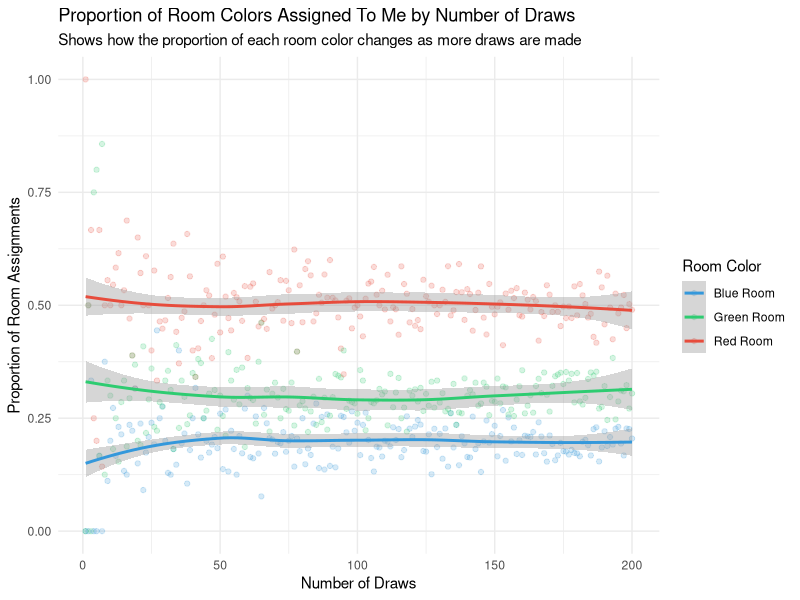

Generate this figure with R:
## ---- chunk 1
library(tidyverse)
## ---- chunk 2
room_pref <- function(red_p, blue_p, green_p) {
  dorms <- c("red", "blue", "green")
  prob <- c(red_p, blue_p, green_p)
  sample(dorms, size = 3, replace = FALSE, prob = prob)
}
## ---- chunk 3
room_assign_helper <- function(color_pref, room_occ, r_rooms, b_rooms, g_rooms) {
  # Assigning occupancy
  r_occ <- room_occ[[1]]
  b_occ <- room_occ[[2]]
  g_occ <- room_occ[[3]]

  if (color_pref == "red") {
    if (r_rooms < r_occ) {
      return("red")
    } else {
      return("no")
    }
  }
  
  if (color_pref == "blue") {
    if (b_rooms < b_occ) {
      return("blue")
    } else {
      return("no")
    }
  }
  
  if (color_pref == "green") {
    if (g_rooms < g_occ) {
      return("green")
    } else {
      return("no")
    }
  }
}
## ---- chunk 4
room_assignment <- function(pref_order, room_occ, r_rooms, b_rooms, g_rooms) {
  
  first_pref <- room_assign_helper(pref_order[[1]], room_occ, r_rooms, b_rooms, g_rooms)
  
  if  (first_pref != "no") {
    return(first_pref)
  }
  
  secon_pref <- room_assign_helper(pref_order[[2]], room_occ, r_rooms, b_rooms, g_rooms)
  if  (secon_pref != "no") {
    return(secon_pref)
  } 
  
  third_pref <- room_assign_helper(pref_order[[3]], room_occ, r_rooms, b_rooms, g_rooms)
  if  (third_pref != "no") {
    return(third_pref)
  } 
    
}
## ---- chunk 5
my_room <- function(lottery_num, pref_probs, room_occ) {
  r_rooms <- 0
  b_rooms <- 0
  g_rooms <- 0
  room_list <- map(1:lottery_num, function(num) {
    
    if (num == lottery_num) {
      return(room_assignment(c("red", "blue", "green"), room_occ, r_rooms, b_rooms, g_rooms))
    }
    
    pref_order <- room_pref(pref_probs[[1]], pref_probs[[2]], pref_probs[[3]])
    room <- room_assignment(pref_order, room_occ, r_rooms, b_rooms, g_rooms)
    if (room == "red") {
      r_rooms <<- r_rooms + 1
      return("F")
    }
    if (room == "blue") {
      b_rooms <<- b_rooms + 1
      return("F")
    }
    if (room == "green") {
      g_rooms <<- g_rooms + 1
      return("F")
    }
  })
  return(room_list[[lottery_num]])
}
## ---- chunk 6
# Define the function to calculate proportion
calculate_proportion <- function(input_list, value) {
  # Calculate the proportion of 'value' in 'input_list'
  prop <- sum(input_list == value) / length(input_list)
  return(prop)
}
## ---- chunk 7
room_draws <- function(draws, pref_probs, room_occ, type = "single") {

  room_given <- map(1:draws, function(draw) {
      if (type == "single") {
        lottery_num = sample(1:sum(room_occ), 1, replace = FALSE)
      } else if (type == "worse_num") {
        lottery_num <- max(sample(1:sum(room_occ), 2, replace = FALSE))
      } else if (type == "best_num") {
        lottery_num <- min(sample(1:sum(room_occ), 2, replace = FALSE))
      }
      my_room(lottery_num, pref_probs, room_occ) 
    }
  ) |> 
    unlist()
  tibble(
    draws = c(draws),
    red = c(calculate_proportion(room_given, "red")),
    blue = c(calculate_proportion(room_given, "blue")),
    green = c(calculate_proportion(room_given, "green"))
  )
}
## ---- chunk 8
set.seed(47)

pref_probs <- c(0.6, 0.3, 0.1)
room_occ <- c(30, 30, 40)
draws <- 200


type <- "single"

single_data <- map(1:draws, room_draws, pref_probs, room_occ, type) |> 
  bind_rows() |> 
  pivot_longer(
    cols = red:green,
    names_to = "room",
    values_to = "proportion")

# type <- "worse_num"
# 
# worst_data <- map(1:draws, room_draws, pref_probs, room_occ, type) |> 
#   bind_rows() |> 
#   pivot_longer(
#     cols = red:green,
#     names_to = "room",
#     values_to = "proportion")
# 
# type <- "best_num"
# 
# best_data <- map(1:draws, room_draws, pref_probs, room_occ, type) |> 
#   bind_rows() |> 
#   pivot_longer(
#     cols = red:green,
#     names_to = "room",
#     values_to = "proportion")

single_data |> 
  group_by(room) |> 
  summarize(avg_prop = mean(proportion))
## ---- chunk 9
pallete <- c("Red Room" = "#e74c3c", "Blue Room" = "#3498db", "Green Room" = "#2ecc71")

single_data |> 
  ggplot(aes(x = draws, y = proportion, color = case_when(
      room == "red" ~ "Red Room",
      room == "blue" ~ "Blue Room",
      room == "green" ~ "Green Room"
  ))) +
  geom_point(alpha = 0.2) +
  geom_smooth() +
  labs(color = "Room Color",
       x = "Number of Draws",
       y = "Proportion of Room Assignments",
       title = "Proportion of Room Colors Assigned To Me by Number of Draws",
       subtitle = "Shows how the proportion of each room color changes as more draws are made") +
  scale_color_manual(values = pallete) +
  theme_minimal()

